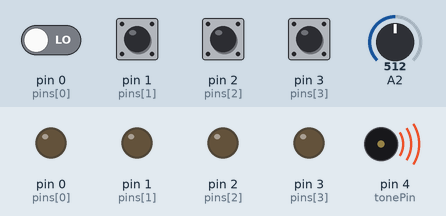
This sketch was run on a simulated Arduino Uno, built with avr-gcc and run on an emulated ATmega328P. On the bench: output pins drawn as LEDs (lit = HIGH), buzzer (waves = sounding). Inputs (shaded band) come from the test bench; at power-on: pin 1 (pins[1]), pin 2 (pins[2]), pin 3 (pins[3]) HIGH, pin 0 (pins[0]) LOW, A2 = 512. Random numbers use the default seed unless the sketch sets one.

Above: at 3.6 s.
3.7 s: pin 1 (pins[1]) pulled LOW for 0.15 s
At 4.3 s:
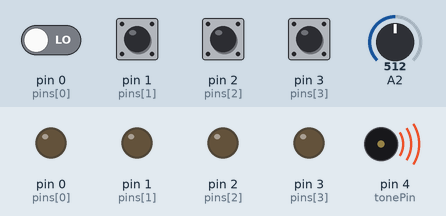
6.8 s: pin 2 (pins[2]) pulled LOW for 0.15 s
At 7.8 s:
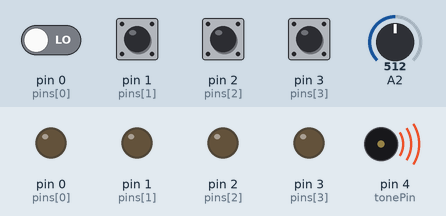
Timing chart, 0 to 10.5 s (numbered marks = the images above; inputs shaded):
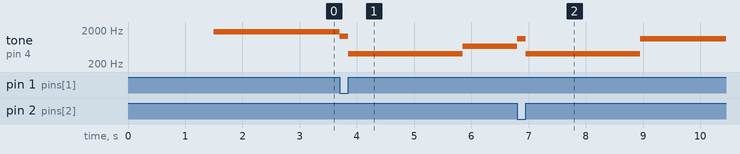

The sketch:

ATTiny_says.ino
```cpp
//                Red, Blue, Yellow, Green
const byte pins[] = {0, 1, 2, 3};
const byte tonePin = 4;
const int winMoves = 32; //amount of moves it takes to win (maximum of about 300, because of RAM)
const int initSpd = 500;

//const int tones[] = {  440,  330,  277,  165};
//const int tones[] = {  880,  659,  554,  330};
const int tones[] = { 1760, 1319, 1109,  659};
//const int tones[] = { 3520, 2637, 2217, 1319};
//const int tones[] = { 7040, 5274, 4435, 2637};
const int failTone = 400;


int spd = initSpd;
byte code[winMoves] = {0};
byte curMove = 0; //current code length
byte curStep = 0; //current user step inside code entry
byte btnState[4] = {1};

void setPinMode(int mode)
{
  for (int i = 0; i < 5; ++i)
    pinMode(pins[i], mode);
}

void setup() {
  randomSeed(analogRead(2));
  randomSeed(analogRead(2));
  randomSeed(analogRead(2));

  setPinMode(INPUT_PULLUP);
  for (int i = 0; i < 4; ++i)
    btnState[i] = digitalRead(pins[i]);
  pinMode(tonePin, OUTPUT);
  startGame();
}

void loop() {
  readBtns();
}

void lightAllBtns(bool state)
{
  for (int i = 0; i < 4; ++i)
  {
    pinMode(pins[i], state ? OUTPUT : INPUT_PULLUP);
    digitalWrite(pins[i], state ? LOW : HIGH);
  }
}

void lightBtn(byte btn, bool state)
{
  pinMode(pins[btn-1], state ? OUTPUT : INPUT_PULLUP);
  digitalWrite(pins[btn-1], state ? LOW : HIGH);
}


void playTone(byte pin)
{
  if (pin != 0)
    tone(tonePin, tones[pin-1]);
  else
    noTone();
}

void flashLeds()
{
  lightAllBtns(HIGH);
  delay(250);
  lightAllBtns(LOW);
  delay(250);
}

void readBtns()
{
  for (int i = 0; i < 4; ++i)
  {
    byte state = digitalRead(pins[i]);
    if (state != btnState[i])
    {
      btnState[i] = state;
      if (state)
      {
        playTone(0);
        procIn(i+1); //process on release
      }
      else
      {
        playTone(i+1);
      }
      break;
    }
  }
}


void showCode()
{
  for (int i = 0; i < curMove; ++i)
  {
    lightBtn(code[i], HIGH);
    playTone(code[i]);
    delay(spd);
    lightBtn(code[i], LOW);
    playTone(0);
    delay(spd);
  }
}


void genNextMove()
{
  curStep = 0;
  if (curMove % 5 == 0)
    spd = (spd * 4) / 5;
  if (curMove < winMoves)
  {
    code[curMove] = random(1,5); //Generate new digit
    curMove++;
    delay(1000);
    showCode();
  }
  else
    win();
}

void startGame()
{
  //todo: play tune
  flashLeds();
  genNextMove();
  delay(100);
}

void fail()
{
  //todo: fail tune
  tone(tonePin, failTone);
  flashLeds();
  flashLeds();
  noTone();
  reset();
  genNextMove();
}

void procIn(byte btn)
{
  if (btn == code[curStep])
  {
    curStep++;
    if (curStep == curMove)
      genNextMove();
  }
  else
    fail();
  delay(50); //debounce delay
}


void reset()
{
  for (int i = 0; i < winMoves; ++i)
  {
    code[i] = 0;
  }
  curMove = 0;
  spd = initSpd;
}

void win()
{
  //todo: play tune
  flashLeds();
  flashLeds();
  flashLeds();
  reset();
}
```

Measured:
- after the input at 3.7 s, tone on pin 4 (tonePin): 1760 Hz → 1319 Hz at once, → 400 Hz 0.15 s later, → 659 Hz 2.0 s later
- after the input at 6.8 s, tone on pin 4 (tonePin): 659 Hz → 1109 Hz at once, → 400 Hz 0.15 s later, → 1109 Hz 2.0 s later
